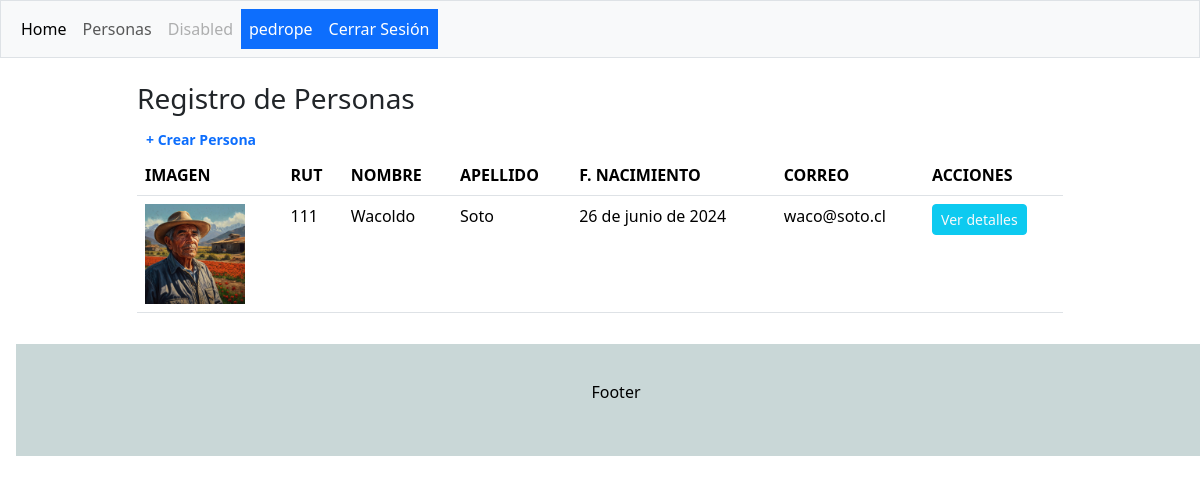
/personas/ (signed in), run on the app's committed database.
### crud/models.py (models this page shows, shortened)
class User(AbstractUser):
    rut=models.CharField(max_length=10, null=False)
    direccion=models.CharField(max_length=500, null=False)

class Persona(models.Model):
    rut=models.CharField(max_length=10, primary_key=True)
    nombre=models.CharField(max_length=50, null=False)
    apellido=models.CharField(max_length=50, null=False)
    f_nacto=models.DateField()
    email=models.EmailField(max_length=100, null=False)
    imagen=models.ImageField(upload_to='personas', null=True)

### crud/views.py (the view)
# urls.py: path('personas/', personas, name='personas'),
@login_required
@permission_required("crud.view_persona")
def personas(request):
    personas=Persona.objects.all()
    datos={
        "personas":personas
    }
    return render(request,'crud/personas.html', datos)

### crud/templates/crud/personas.html (shortened to what this page needs)
{% extends "crud/base.html" %}
{% block contenido %}
<div class="container mt-4">
  <div class="row">
    <div class="col-sm-1">
    </div>
  <div class="col-sm-10">
    <h3>Registro de Personas</h3>
    <a href="{% url "crearpersona" %}" role='button' class='btn btn-sm text-primary' style="font-weight:bold">+ Crear Persona</a>
    <table class="table table-hover">
      <thead>
        <tr>
          <th>IMAGEN</th>
          <th>RUT</th>
          <th>NOMBRE</th>
          <th>APELLIDO</th>
          <th>F. NACIMIENTO</th>
          <th>CORREO</th>
          <th>ACCIONES</th>
        </tr>
      </thead>
      <tbody>
        {% for p in personas %}
        <td><img src="{{p.imagen.url}}" alt="fotito" height="100"> </td>
        <td>{{p.rut}}</td>
        <td>{{p.nombre}}</td>
        <td>{{p.apellido}}</td>
        <td>{{p.f_nacto}}</td>
        <td>{{p.email}}</td>
        <td><a href="{% url "detalles" p.rut %}" role="button" class="btn btn-info btn-sm text-light">Ver detalles</a></td>
        {% endfor %}
      </tbody>
    </table>
  </div>
  <div class="col-sm-1"></div>
</div>
</div>
{% endblock contenido %}

### crud/templates/crud/base.html (shortened to what this page needs)
{% load static %}
<!DOCTYPE html>
<html lang="es">
<head>
  <link href="https://cdn.jsdelivr.net/npm/bootstrap@5.3.3/dist/css/bootstrap.min.css" rel="stylesheet">
  <link rel="stylesheet" href="{% static "crud/css/estilo.css" %}">
</head>
<body>
<nav class="navbar navbar-expand-sm bg-light navbar-light border">
    <div class="container-fluid">
      <ul class="navbar-nav">
        <li class="nav-item">
          <a class="nav-link active" href="{% url "index" %}">Home</a>
        </li>
       <li class="nav-item">
          <a class="nav-link" href="{% url "personas" %}">Personas</a>
        </li>
        <li class="nav-item">
          <a class="nav-link disabled" href="#">Disabled</a>
        </li>
        {% if user.is_authenticated %}
          <li class="nav-item">
            <a class="nav-link text-bg-primary" href="">{{user.username}}</a>
          </li>
          <li class="nav-item">
            <a class="nav-link text-bg-primary" href="{% url 'salir' %}">Cerrar Sesión</a>
          </li>
          {% else %}
          <li class="nav-item">
            <a class="nav-link text-bg-primary" href="{% url 'login' %}">Iniciar Sesión</a>
          </li>
        {% endif %}
      </ul>
    </div>
  </nav>
  {% block contenido %}
  {% endblock contenido %}
    <div class="footer m-3">
      <p>Footer</p>
    </div>
</body>
</html>

### crud/static/crud/css/estilo.css (style rules this page uses)
.footer { position: relative; padding: 3%; left: 0; bottom: 0; width: 100%; background-color: rgb(201, 215, 215); color: black; text-align: center; }

### data on the page
User: username "pedrope"
Persona: imagen (picture), rut "111", nombre "Wacoldo", apellido "Soto", f_nacto "26 de junio de 2024", email "waco@soto.cl"
